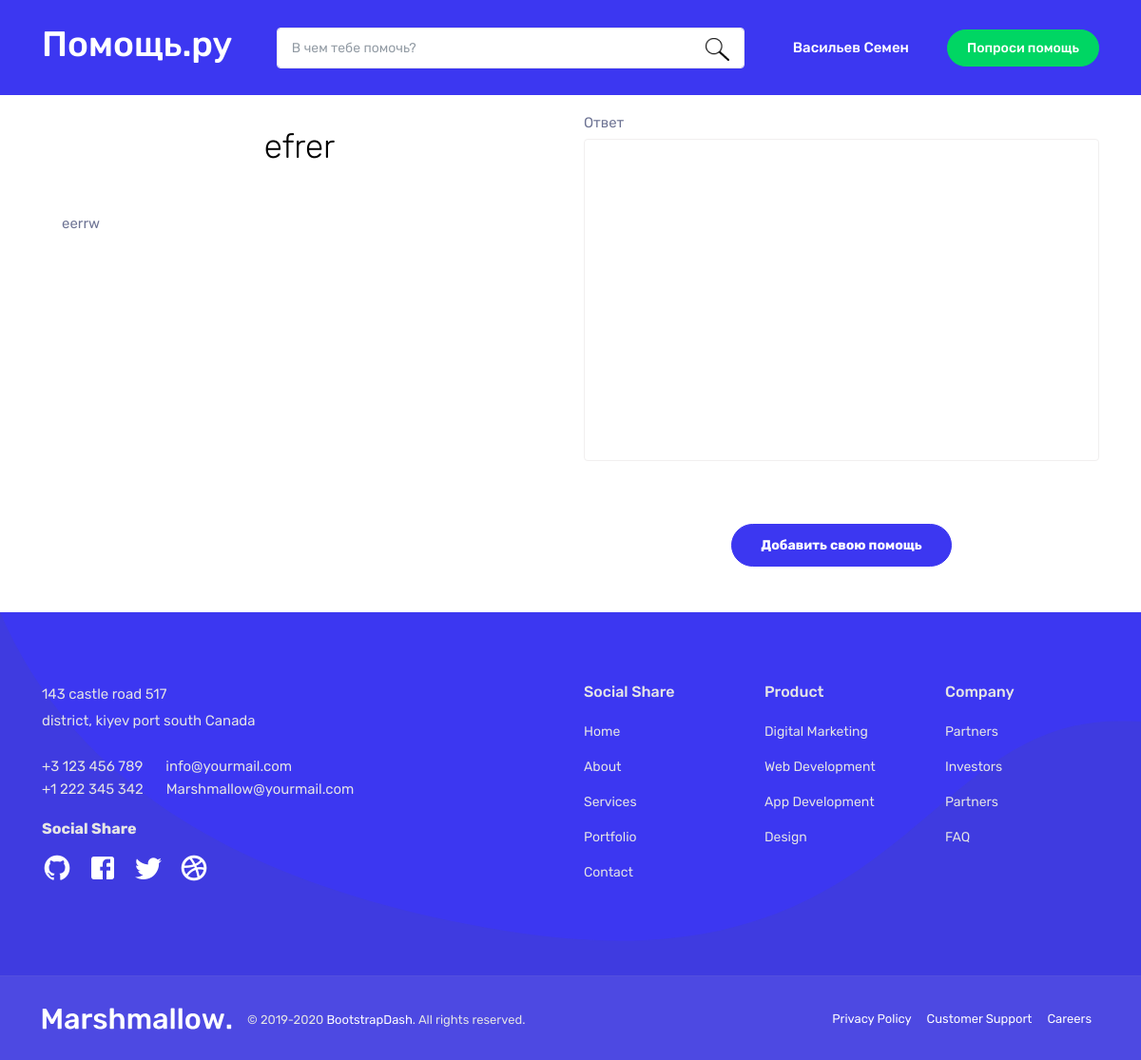
Page /record/8/comment (signed in) on the committed database.
### data/users.py (models this page shows, shortened)
class User(SqlAlchemyBase, UserMixin, SerializerMixin):
    __tablename__ = 'users'
    id = sqlalchemy.Column(sqlalchemy.Integer,
                           primary_key=True, autoincrement=True)
    surname = sqlalchemy.Column(sqlalchemy.String, nullable=True)
    name = sqlalchemy.Column(sqlalchemy.String, nullable=True)
    age = sqlalchemy.Column(sqlalchemy.Integer, nullable=True)
    email = sqlalchemy.Column(sqlalchemy.String,
                              index=True, unique=True, nullable=True)
    hashed_password = sqlalchemy.Column(sqlalchemy.String, nullable=True)
    modified_date = sqlalchemy.Column(sqlalchemy.DateTime,
                                      default=datetime.datetime.now)
    points = sqlalchemy.Column(sqlalchemy.Integer,
                                      default=150)
    records = orm.relation("Record", back_populates='user')
    answers = orm.relation("Comment", back_populates='user')

### data/records.py (models this page shows)
class Record(SqlAlchemyBase, SerializerMixin):
    __tablename__ = 'records'
    id = sqlalchemy.Column(sqlalchemy.Integer,
                           primary_key=True, autoincrement=True)
    author = sqlalchemy.Column(sqlalchemy.Integer,
                                    sqlalchemy.ForeignKey("users.id"))
    title = sqlalchemy.Column(sqlalchemy.String, nullable=True)
    description = sqlalchemy.Column(sqlalchemy.String, nullable=True)
    date_create = sqlalchemy.Column(sqlalchemy.DateTime,
                                   default=datetime.datetime.now)
    cost = sqlalchemy.Column(sqlalchemy.Integer,
                               default=30)
    is_finished = sqlalchemy.Column(sqlalchemy.Boolean,
                                   default=False)
    is_editable = sqlalchemy.Column(sqlalchemy.Boolean,
                                   default=True)
    user = orm.relation('User')
    comments = orm.relation("Comment", back_populates='record')

### main.py (the view, shortened to what this page needs)
@app.route('/record/<int:record_id>/comment',  methods=['GET', 'POST'])
@login_required
def add_comment(record_id):
    form = CommentForm()
    db_sess = db_session.create_session()
    record = db_sess.query(Record).get(record_id)
    cost_record = record.cost
    if request.method == 'GET':
        return render_template('comment.html',
                               record=record,
                               form=form)

### forms/comment.py
class CommentForm(FlaskForm):
    comment = TextAreaField("Ответ")
    submit = SubmitField('Добавить свою помощь')

### data/db_session.py (called while the page is built)
def create_session() -> Session:
    global __factory
    return __factory()

### main.py (called while the page is built)
@login_manager.user_loader
def load_user(user_id):
    db_sess = db_session.create_session()
    return db_sess.query(User).get(user_id)

### templates/comment.html (shortened to what this page needs)
{% extends "base.html" %}
{% block content %}
<div class="container container-padding">
    <div class="row justify-content-center position-relative">
        <div class="col-sm-6">
            <div class="alert">
                <h3 class="font-weight-light text-center text-dark mb-5">{{record.title}}</h3>
                <p>{{record.description}}</p>
            </div>
        </div>
        <div class="col-sm-6">
            <form action="" method="post" enctype="multipart/form-data" novalidate>
                    {% for field in form if field.name != 'csrf_token' and field.name != 'submit' %}
                        <div class="row justify-content-center">
                            <div class="col-sm-12 ">
                                {{ field.label() }}<br>
                                {{ field(class="form-control", rows="15") }}<br>
                            </div>
                        </div>
                    {% endfor %}
                    <div class="d-flex justify-content-center p-5">
                        {{ form.submit(type="submit", class="btn btn-primary") }}
                    </div>
            </form>
            </div>
    </div>
</div>
{% endblock %}

### templates/base.html (shortened to what this page needs)
<!DOCTYPE html>
<html lang="en">
	<head>
		<link rel="stylesheet" href="{{url_for('static', filename='vendors/mdi/css/materialdesignicons.min.css')}}">
		<link rel="stylesheet" href="{{url_for('static', filename='vendors/owl.carousel/css/owl.carousel.css')}}">
		<link rel="stylesheet" href="{{url_for('static', filename='vendors/owl.carousel/css/owl.theme.default.min.css')}}">
		<link rel="stylesheet" href="{{url_for('static', filename='vendors/aos/css/aos.css')}}">
		<link rel="stylesheet" href="{{url_for('static', filename='vendors/jquery-flipster/css/jquery.flipster.css')}}">
		<link rel="stylesheet" href="{{url_for('static', filename='css/style.css')}}">
	</head>
	<body data-spy="scroll" data-target=".navbar" data-offset="50">
		<nav class="navbar navbar-expand-lg fixed-top">
			<div class="container">
				<a class="navbar-brand" href="/"><h2 class="font-weight-medium main-title">Помощь.ру</h2></a>
				<div class="collapse navbar-collapse" id="navbarTogglerDemo01">
					<form method="GET" action="/search" class="navbar-nav ml-auto align-items-center form-search">
						<div class="form__search align-items-center">
    						<input type="search" name="q" class="form-control form__input__search" aria-describedby="emailHelp" placeholder="В чем тебе помочь?">
    						<button type="submit" class="search__icon__btn">
								<img src="{{url_for('static', filename='images/search_icon.png')}}">
							</button>
  						</div>
					</form>
					<ul class="navbar-nav ml-auto align-items-center">
						{% if current_user.is_authenticated %}
							<li class="nav-item">
								<a class="nav-link" href="/profile/{{current_user.id}}">{{current_user.surname}} {{current_user.name}}</a>
							</li>
							<li class="nav-item">
								<a class="nav-link btn btn-success" href="http://127.0.0.1:5000/record">Попроси помощь</a>
							</li>
						{% endif %}
					</ul>
				</div>
			</div>
		</nav>
	<div class="page-body-wrapper">
		{% block content %}{% endblock %}
	</div>
	<footer class="footer">
			<div class="footer-top">
				<div class="container">
					<div class="row">
						<div class="col-sm-6">
							<address>
								<p>143 castle road 517</p>
								<p class="mb-4">district, kiyev port south Canada</p>
								<div class="d-flex align-items-center">
									<p class="mr-4 mb-0">+3 123 456 789</p>
									<a href="mailto:info@yourmail.com" class="footer-link">info@yourmail.com</a>
								</div>
								<div class="d-flex align-items-center">
									<p class="mr-4 mb-0">+1 222 345 342</p>
									<a href="mailto:Marshmallow@yourmail.com" class="footer-link">Marshmallow@yourmail.com</a>
								</div>
							</address>
							<div class="social-icons">
								<h6 class="footer-title font-weight-bold">
									Social Share
								</h6>
								<div class="d-flex">
									<a href="#"><i class="mdi mdi-github-circle"></i></a>
									<a href="#"><i class="mdi mdi-facebook-box"></i></a>
									<a href="#"><i class="mdi mdi-twitter"></i></a>
									<a href="#"><i class="mdi mdi-dribbble"></i></a>
								</div>
							</div>
						</div>
						<div class="col-sm-6">
							<div class="row">
								<div class="col-sm-4">
									<h6 class="footer-title">Social Share</h6>
									<ul class="list-footer">
										<li><a href="#" class="footer-link">Home</a></li>
										<li><a href="#" class="footer-link">About</a></li>
										<li><a href="#" class="footer-link">Services</a></li>
										<li><a href="#" class="footer-link">Portfolio</a></li>
										<li><a href="#" class="footer-link">Contact</a></li>
									</ul>
								</div>
								<div class="col-sm-4">
									<h6 class="footer-title">Product</h6>
									<ul class="list-footer">
										<li><a href="#" class="footer-link">Digital Marketing</a></li>
										<li><a href="#" class="footer-link">Web Development</a></li>
										<li><a href="#" class="footer-link">App Development</a></li>
										<li><a href="#" class="footer-link">Design</a></li>
									</ul>
								</div>
								<div class="col-sm-4">
									<h6 class="footer-title">Company</h6>
									<ul class="list-footer">
										<li><a href="#" class="footer-link">Partners</a></li>
										<li><a href="#" class="footer-link">Investors</a></li>
										<li><a href="#" class="footer-link">Partners</a></li>
										<li><a href="#" class="footer-link">FAQ</a></li>
									</ul>
								</div>
							</div>
						</div>
					</div>
				</div>
			</div>
			<div class="footer-bottom">
				<div class="container">
					<div class="d-flex justify-content-between align-items-center">
						<div class="d-flex align-items-center">
							<img src="images/logo.svg" alt="logo" class="mr-3">
							<p class="mb-0 text-small pt-1">© 2019-2020 <a href="https://www.bootstrapdash.com" class="text-white" target="_blank">BootstrapDash</a>. All rights reserved.</p>
						</div>
						<div>
							<div class="d-flex">
								<a href="#" class="text-small text-white mx-2 footer-link">Privacy Policy </a>
								<a href="#" class="text-small text-white mx-2 footer-link">Customer Support </a>
								<a href="#" class="text-small text-white mx-2 footer-link">Careers </a>
							</div>
						</div>
					</div>
				</div>
			</div>
		</footer>
	</body>
</html>

### rows in the picture
User: surname "Васильев", name "Семен"
Record: title "efrer", description "eerrw"

### other values in the picture
{{ field.label() }} "Ответ"
